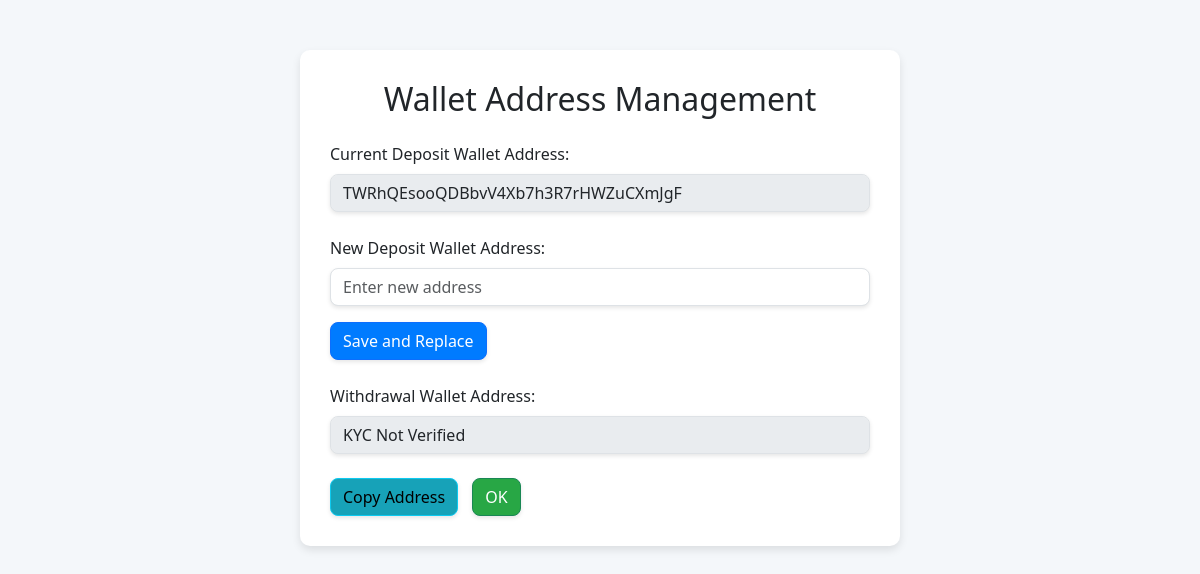
The app's page /admin-control/update-wallet/6/ (signed in), older data.
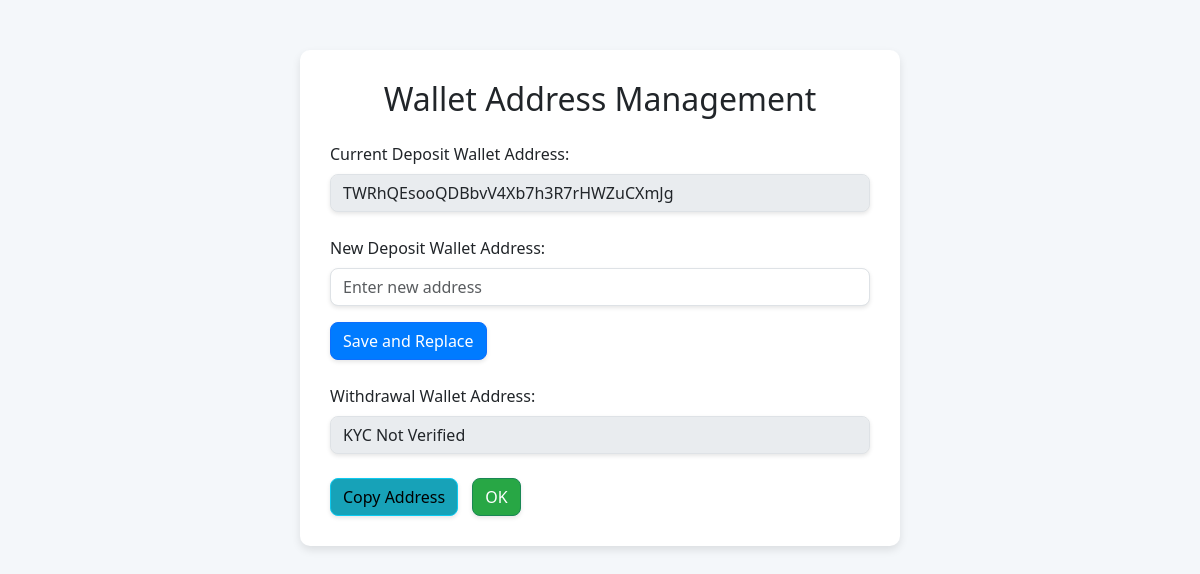
The same page, newer data.
### accounts/models.py (models this page shows, shortened)
class User_Wallet_Address(BaseModel):
    user = models.OneToOneField(User,on_delete=models.CASCADE)
    address = models.CharField(max_length=255, unique=False,null=True)
    label = models.CharField(max_length=100, blank=True,null=True)

### adminControl/views.py (the view, shortened to what this page needs)
# urls.py: path('update-wallet/<int:id>/', update_wallet, name='update_wallet'),
@login_required
def update_wallet(request, id):
    user = get_object_or_404(User, id=id)
    wallet_address, created = User_Wallet_Address.objects.get_or_create(user=user)
    try:
        kyc = KYC.objects.get(user=user)
    except KYC.DoesNotExist:
        kyc = None  # Set KYC to None if it doesn't exist
    return render(request, 'admin/update_wallet_address.html', {
        'wallet_address': wallet_address,
        'user': user,
        'withdrawal_address': kyc.wallet_address if kyc else "KYC Not Verified"  # Handle case where KYC is None
    })

### templates/admin/update_wallet_address.html (shortened to what this page needs)
<!DOCTYPE html>
<html lang="en">
<head>
    <link href="https://cdn.jsdelivr.net/npm/bootstrap@5.3.0/dist/css/bootstrap.min.css" rel="stylesheet">
</head>
<body>
    <div class="wallet-container">
        <h2 class="text-center mb-4">Wallet Address Management</h2>
        <form method="post">
            <div class="mb-4">
                <label for="currentDepositAddress" class="form-label">Current Deposit Wallet Address:</label>
                <input type="text" class="form-control" id="currentDepositAddress" value="{{ wallet_address.address }}" disabled>
            </div>
            <div class="mb-3">
                <label for="newDepositAddress" class="form-label">New Deposit Wallet Address:</label>
                <input type="text" class="form-control" id="newDepositAddress" name="newAddress" placeholder="Enter new address">
            </div>
            <button type="submit" class="btn btn-primary mb-4">Save and Replace</button>
        </form>
        <div class="mb-4">
            <label for="withdrawalAddress" class="form-label">Withdrawal Wallet Address:</label>
            <input type="text" class="form-control" id="withdrawalAddress" value="{{ withdrawal_address }}" disabled>
        </div>
        <button type="button" class="btn btn-info" onclick="copyToClipboard()">Copy Address</button>
        <a href="{% url 'Admin_dashboard' %}" class="btn btn-success" style="margin-left: 10px;">OK</a>
    </div>
</body>
</html>

Row changes from the older to the newer data that the page shows:
changed User_Wallet_Address: address "TWRhQEsooQDBbvV4Xb7h3R7rHWZuCXmJgF" → "TWRhQEsooQDBbvV4Xb7h3R7rHWZuCXmJg"
